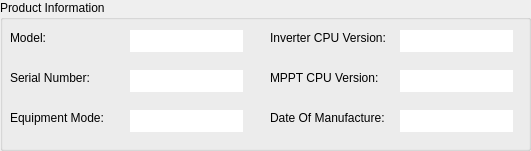
   <widget class="QGroupBox" name="groupBoxProductInformation">
    <property name="geometry">
     <rect>
      <x>10</x>
      <y>410</y>
      <width>531</width>
      <height>151</height>
     </rect>
    </property>
    <property name="title">
     <string>Product Information</string>
    </property>
    <widget class="QLabel" name="label_5">
     <property name="geometry">
      <rect>
       <x>10</x>
       <y>30</y>
       <width>111</width>
       <height>16</height>
      </rect>
     </property>
     <property name="text">
      <string>Model:</string>
     </property>
    </widget>
    <widget class="QLabel" name="label_6">
     <property name="geometry">
      <rect>
       <x>10</x>
       <y>70</y>
       <width>111</width>
       <height>16</height>
      </rect>
     </property>
     <property name="text">
      <string>Serial Number:</string>
     </property>
    </widget>
    <widget class="QLabel" name="label_7">
     <property name="geometry">
      <rect>
       <x>10</x>
       <y>110</y>
       <width>111</width>
       <height>16</height>
      </rect>
     </property>
     <property name="text">
      <string>Equipment Mode:</string>
     </property>
    </widget>
    <widget class="QLineEdit" name="lineEditModel">
     <property name="geometry">
      <rect>
       <x>130</x>
       <y>30</y>
       <width>113</width>
       <height>22</height>
      </rect>
     </property>
     <property name="frame">
      <bool>false</bool>
     </property>
     <property name="readOnly">
      <bool>true</bool>
     </property>
    </widget>
    <widget class="QLineEdit" name="lineEditSerialNumber">
     <property name="geometry">
      <rect>
       <x>130</x>
       <y>70</y>
       <width>113</width>
       <height>22</height>
      </rect>
     </property>
     <property name="frame">
      <bool>false</bool>
     </property>
     <property name="readOnly">
      <bool>true</bool>
     </property>
    </widget>
    <widget class="QLineEdit" name="lineEditEquipmentMode">
     <property name="geometry">
      <rect>
       <x>130</x>
       <y>110</y>
       <width>113</width>
       <height>22</height>
      </rect>
     </property>
     <property name="frame">
      <bool>false</bool>
     </property>
     <property name="readOnly">
      <bool>true</bool>
     </property>
    </widget>
    <widget class="QLabel" name="label_8">
     <property name="geometry">
      <rect>
       <x>270</x>
       <y>30</y>
       <width>121</width>
       <height>16</height>
      </rect>
     </property>
     <property name="text">
      <string>Inverter CPU Version:</string>
     </property>
    </widget>
    <widget class="QLabel" name="label_9">
     <property name="geometry">
      <rect>
       <x>270</x>
       <y>70</y>
       <width>121</width>
       <height>16</height>
      </rect>
     </property>
     <property name="text">
      <string>MPPT CPU Version:</string>
     </property>
    </widget>
    <widget class="QLabel" name="label_10">
     <property name="geometry">
      <rect>
       <x>270</x>
       <y>110</y>
       <width>121</width>
       <height>16</height>
      </rect>
     </property>
     <property name="text">
      <string>Date Of Manufacture:</string>
     </property>
    </widget>
    <widget class="QLineEdit" name="lineEditInverterCpuVersion">
     <property name="geometry">
      <rect>
       <x>400</x>
       <y>30</y>
       <width>113</width>
       <height>22</height>
      </rect>
     </property>
     <property name="frame">
      <bool>false</bool>
     </property>
     <property name="readOnly">
      <bool>true</bool>
     </property>
    </widget>
    <widget class="QLineEdit" name="lineEditMpptCpuVersion">
     <property name="geometry">
      <rect>
       <x>400</x>
       <y>70</y>
       <width>113</width>
       <height>22</height>
      </rect>
     </property>
     <property name="frame">
      <bool>false</bool>
     </property>
     <property name="readOnly">
      <bool>true</bool>
     </property>
    </widget>
    <widget class="QLineEdit" name="lineEditDateOfManufacture">
     <property name="geometry">
      <rect>
       <x>400</x>
       <y>110</y>
       <width>113</width>
       <height>22</height>
      </rect>
     </property>
     <property name="frame">
      <bool>false</bool>
     </property>
     <property name="readOnly">
      <bool>true</bool>
     </property>
    </widget>
   </widget>
